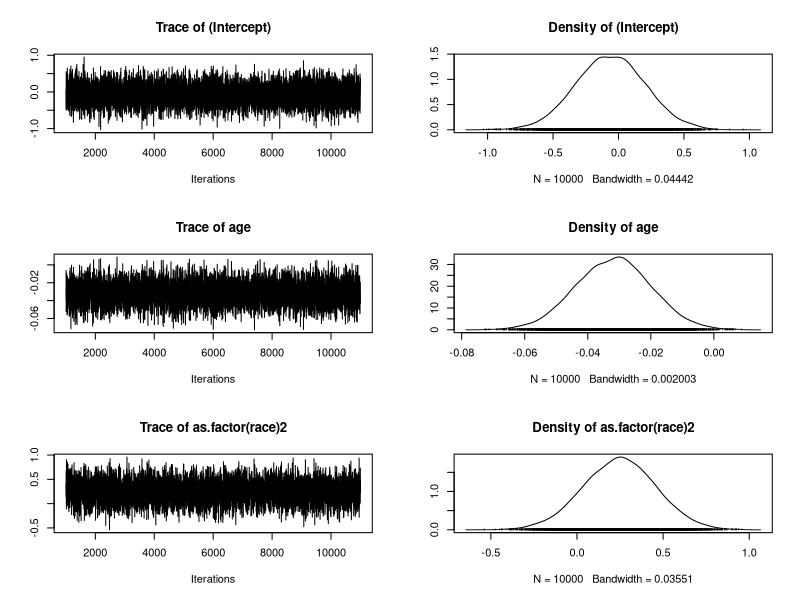
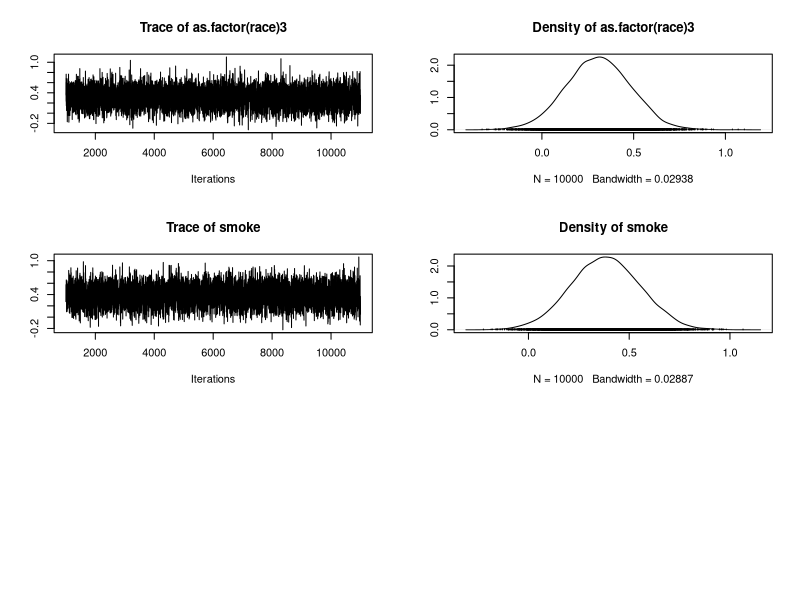

Generate these figures, in order, with R:
library(MASS)  # birthwt data set
library(MCMCpack)

data(birthwt)
posterior <- MCMClogit(low ~ age + as.factor(race) + smoke, data=birthwt)

out1 <- MCMCprobit(low~as.factor(race)+smoke, data=birthwt,
                   b0 = 0, B0 = 10, marginal.likelihood="Chib95")
out2 <- MCMCprobit(low~age+as.factor(race), data=birthwt,
                   b0 = 0, B0 = 10, marginal.likelihood="Chib95")
out3 <- MCMCprobit(low~age+as.factor(race)+smoke, data=birthwt,
                   b0 = 0, B0 = 10, marginal.likelihood="Chib95")
BayesFactor(out1, out2, out3)
plot(out3)
summary(out3)
